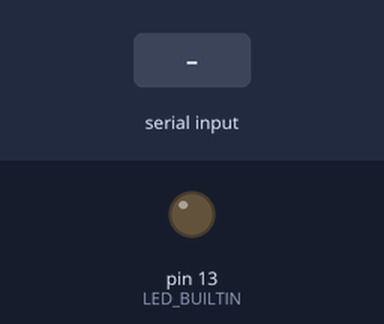
A sketch run on a simulated Arduino Uno, built with avr-gcc and run on an emulated ATmega328P. Parts: output pins drawn as LEDs (lit = HIGH). The test bench sets the inputs (shaded band).

Above: at 1.2 s.
1.3 s: "1" received over Serial
Timing chart, 0 to 4.3 s (numbered marks = the images above; inputs shaded):
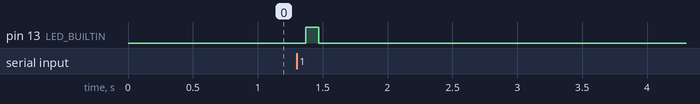

The sketch:

tx_other.ino
```cpp
#include <IRremote.h>

IRsend irsend;// pin 7 for Arduino Due, pin 9 for Arduino Mega, pin 3 for Arduino UNO
//清淨
//const uint16_t buf[]={532, 3548, 520,  526,  518,  526,  518,  530,  510,  596,  510,  530,  518,  518,  514,  1522, 512,  1588, 518,  524,  520,  528,  516,  526,  518,  594,  512,  540,  504,  528,  516,  528,  512,  592,  514,  530,  516,  524,  518,  530,  520,  584,  516,  528,  520,  524,  518,  530,  510,  590,  520,  524,  520,  520,  520,  528,  520,  588,  512,  532,  512,  532,  512,  536,  508,  588,  520,  516,  516,  1524, 520,  524,  512,  1580, 512,  1530, 518,  532,  512,  540,  504,  578,  520,  1524, 518,  532,  512,  532,  508,  588,  518,  532,  516,  528,  512,  536,  512,  586,  520,  520,  512,  1520, 520,  1514, 514,  1532, 516,  3408, 516}; // Teco 冷氣 turn off
//最冷
const uint16_t buf[]={556,  3544, 525,  524,  519,  526,  519,  517,  524,  582,  526,  518,  520,  525,  512,  1521, 517,  1585, 519,  522,  521,  521,  526,  522,  519,  580,  525,  528,  519,  516,  526,  526,  517,  582,  524,  524,  522,  523,  518,  521,  523,  584,  523,  523,  522,  518,  523,  520,  525,  581,  524,  522,  521,  519,  524,  521,  524,  580,  527,  518,  525,  523,  520,  523,  520,  586,  520,  512,  524,  1515, 526,  518,  518,  1584, 522,  521,  521,  527,  516,  522,  522,  572,  526,  1522, 519,  517,  526,  528,  518,  583,  524,  518,  525,  530,  514,  515,  530,  571,  524,  1512, 525,  1503, 528,  1509, 527,  1518, 525,  3406, 522
};
const uint16_t len = sizeof(buf)/sizeof(buf[0]);
const uint16_t hz = 38;
void setup(){
  Serial.begin(9600);
  pinMode(LED_BUILTIN,OUTPUT);
}

void loop(){
  if(Serial.available()>0){
    irsend.sendRaw(buf, len, hz);
    while(Serial.available() > 0) Serial.read();
    digitalWrite(LED_BUILTIN,HIGH);
    delay(100);
    digitalWrite(LED_BUILTIN,LOW);
  }
}
```

Measured:
- after the input at 1.3 s, pin 13 (LED_BUILTIN): LOW → HIGH after 0.07 s, → LOW 0.10 s later
